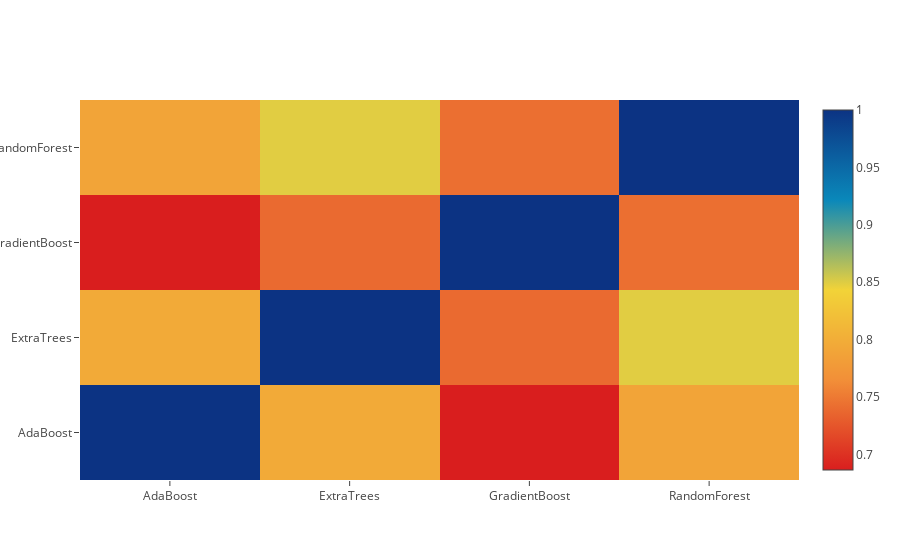

Notebook code cell kept with this figure:
### Markdown cell above
**从二级训练数据集绘制热图相关性**

**Correlation Heatmap of the Second Level Training set**

### Code cell
data = [
    go.Heatmap(
        z= base_predictions_train.astype(float).corr().values ,
        x=base_predictions_train.columns.values,
        y= base_predictions_train.columns.values,
          colorscale='Portland',
            showscale=True,
            reversescale = True
    )
]
py.iplot(data, filename='labelled-heatmap')

### Figure 1 — Plotly figure (JSON) as saved in the notebook; plotly's stock layout.template omitted (floating-point values rounded to 4 significant figures)
{"data": [{"colorscale": "Portland", "reversescale": true, "showscale": true, "type": "heatmap", "uid": "87048d46-deac-11e8-80ad-784f435c1213", "x": ["AdaBoost", "ExtraTrees", "GradientBoost", "RandomForest"], "y": ["AdaBoost", "ExtraTrees", "GradientBoost", "RandomForest"], "z": [[1, 0.7962, 0.6865, 0.7889], [0.7962, 1, 0.7395, 0.8492], [0.6865, 0.7395, 1, 0.743], [0.7889, 0.8492, 0.743, 1]]}], "layout": {}}
